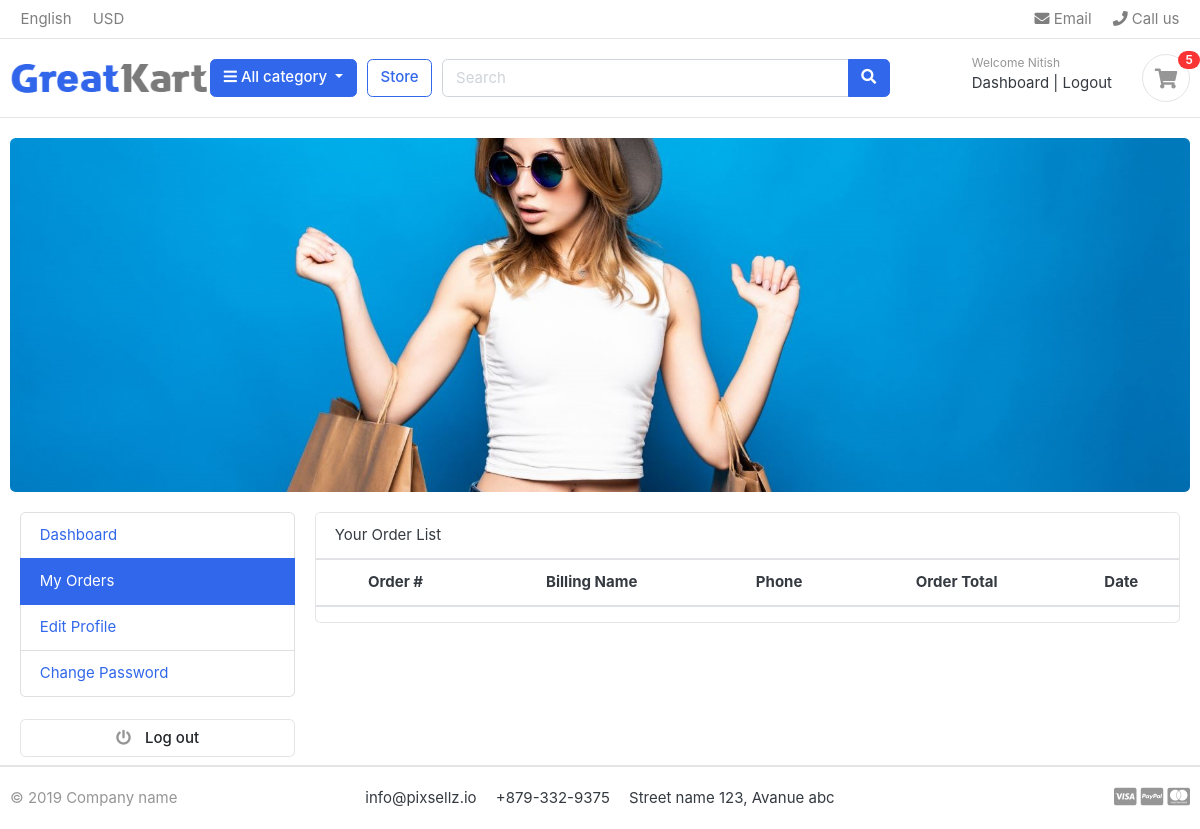
The page /accounts/my_orders (signed in) on the database as committed earlier.
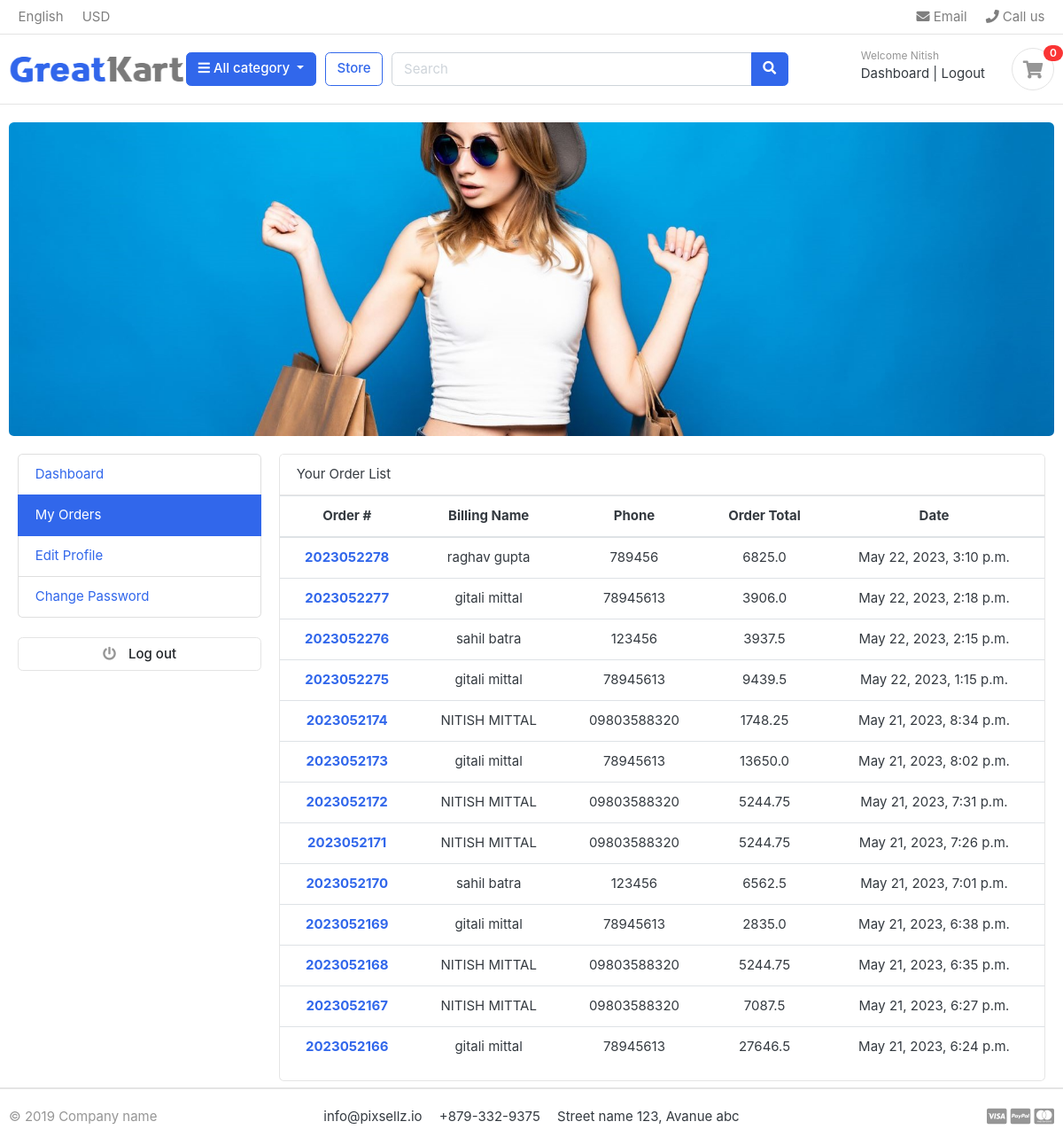
The same page on the database as committed later.
### accounts/models.py (models this page shows, shortened)
class Account(AbstractBaseUser):
    first_name = models.CharField(max_length=50)
    last_name = models.CharField(max_length=50)
    username = models.CharField(max_length=50 ,unique=True)
    email = models.EmailField(max_length=100 , unique=True)
    phone_number = models.CharField(max_length=50)
    date_joined = models.DateTimeField(auto_now_add=True)
    last_login = models.DateTimeField(auto_now_add=True)
    is_admin = models.BooleanField(default=False)
    is_staff = models.BooleanField(default=False)
    is_active = models.BooleanField(default=False)
    is_superadmin = models.BooleanField(default=False)
    USERNAME_FIELD = 'email'
    REQUIRED_FIELDS = ['username' , 'first_name' , 'last_name']
    objects = MyAccountManager()

### orders/models.py (models this page shows, shortened)
class Order(models.Model):
    STATUS =(
        ("New" , "New"),
        ("Accepted","Accepted"),
        ("Completed","Completed"),
        ("Cancelled" , "Cancelled"),
    )
    user = models.ForeignKey(Account , on_delete=models.CASCADE)
    payment = models.ForeignKey(Payment , on_delete=models.CASCADE ,blank=True , null=True)
    order_number = models.CharField(max_length=20)
    first_name = models.CharField(max_length=50)
    last_name = models.CharField(max_length=50)
    phone = models.CharField(max_length=15)
    email = models.EmailField(max_length = 50)
    address_line1 = models.CharField(max_length=100)
    address_line2 = models.CharField(max_length=70 , blank=True)
    state = models.CharField(max_length=20)
    city = models.CharField(max_length=30)
    zip = models.CharField(max_length=10 , null=True)
    order_total = models.FloatField()
    tax = models.FloatField()
    status = models.CharField(max_length=10 ,choices=STATUS , default="NEW")
    ip = models.CharField(blank= True , max_length = 20)
    is_ordered = models.BooleanField(default=False)
    created_at = models.DateTimeField(auto_now_add=True)
    updated_at = models.DateTimeField(auto_now=True)
    def full_name(self):
        return f'{self.first_name} {self.last_name}'

### accounts/views.py (the view)
# urls.py: path('my_orders' , views.my_orders , name = "my_orders" ),
def my_orders(request):
    orders = Order.objects.filter(user= request.user , is_ordered = True).order_by('-created_at')
    context={
        'orders':orders
    }
    return render(request , 'accounts/my_orders.html' , context)

### cart/context_processors.py (called while the page is built)
def counter(request):
    cart_count =0
    if 'admin' in request.path:
        return {
        }
    else:
        try:
            cart = Cart.objects.filter(cart_id = _cart_id(request))
            if request.user.is_authenticated:
                cart_items = CartItem.objects.filter(user = request.user)
            else:
                cart_items = CartItem.objects.all().filter(cart = cart[:1] )
            for cart in cart_items:
                cart_count += cart.quantity
        except:
            cart_count = 0
    return dict(cart_count=cart_count)

### cart/views.py (called while the page is built)
def _cart_id(request):
    cart = request.session.session_key
    if not cart:
        cart =request.session.create()
    return cart

### category/context_processors.py (called while the page is built)
def menu_links(request):
    links = Category.objects.all()
    return dict(links=links)

### category/models.py (called while the page is built)
    def get_url(self):
        return reverse('product_by_category' , args=[self.slug])

### ludhianaKoti/templates/accounts/my_orders.html
{% extends 'base.html' %}
{% block content %}
<div class = "container mb-2">
    <div class="row">
        {% include "accounts/dashboard_sidebar.html" %}
        <div class="col-md-9">
            <div class='card'>
                <div class="card-header"> Your Order List </div>
                    <table class="table table-hover text-center">
                        <thead>
                            <tr>
                                <th scope="col">Order #</th>
                                <th scope="col">Billing Name</th>
                                <th scope="col">Phone</th>
                                <th scope="col">Order Total</th>
                                <th scope="col">Date</th>
                            </tr>
                        </thead>
                        <tbody>
                            {% for order in orders %}
                            <tr>
                                <th scope="row"><a href="{% url 'order_detail' order.order_number %}">{{order.order_number}}</a></th>
                                <td>{{order.full_name}}</td>
                                <td>{{order.phone}}</td>
                                <td>{{order.order_total}}</td>
                                <td>{{order.updated_at}}</td>
                            </tr>
                            {%endfor%}
                        </tbody>
                    </table>
            </div>
        </div>
    </div>
    </div>
    {% endblock %}

### ludhianaKoti/templates/base.html (shortened to what this page needs)
{% load static %}
<!DOCTYPE HTML>
<html lang="en">
<head>
<link href="{% static 'css/bootstrap.css' %}" rel="stylesheet" type="text/css"/>
<link href="{% static 'fonts/fontawesome/css/all.min.css' %}" type="text/css" rel="stylesheet">
<link href="{% static 'css/ui.css' %}" rel="stylesheet" type="text/css"/>
<link href="{% static 'css/responsive.css' %}" rel="stylesheet" media="only screen and (max-width: 1200px)" />
</head>
<body>
{% include 'includes/navbar.html' %}
<div class="container">
{% block content %}{% endblock %}
</div>
{% include 'includes/footer.html'%}

### ludhianaKoti/templates/includes/navbar.html (shortened to what this page needs)
{% load static %}
<header class="section-header">
    <nav class="navbar p-md-0 navbar-expand-sm navbar-light border-bottom">
    <div class="container">
      <div class="collapse navbar-collapse" id="navbarTop4">
        <ul class="navbar-nav mr-auto">
            <li class="nav-item dropdown">
                 <a href="#" class="nav-link">   English </a>
            </li>
            <li class="nav-item dropdown">
                <a href="#" class="nav-link"> USD </a>
            </li>
        </ul>
        <ul class="navbar-nav">
            <li><a href="#" class="nav-link"> <i class="fa fa-envelope"></i> Email </a></li>
            <li><a href="#" class="nav-link"> <i class="fa fa-phone"></i> Call us </a></li>
        </ul>
      </div>
    </div>
    </nav>
    <section class="header-main border-bottom">
        <div class="container">
    <div class="row align-items-center">
        <div class="col-lg-2 col-md-3 col-6">
            <a href="{% url 'home' %}" class="brand-wrap">
                <img width = 200px height = 150px class="logo" src="{% static './images/logo.png' %}">
            </a>
        </div>
        <div class="col-lg col-sm col-md col-6 flex-grow-0">
            <div class="category-wrap dropdown d-inline-block float-right">
                <button type="button" class="btn btn-primary dropdown-toggle" data-toggle="dropdown">
                    <i class="fa fa-bars"></i> All category
                </button>
            </div>
        </div>
        <a href="{% url 'store' %}" class="btn btn-outline-primary">Store</a>
        <div class="col-lg  col-md-6 col-sm-12 col">
            <form action="{% url 'search' %}" class="search" method="GET">
                <div class="input-group w-100">
                    <input type="text" class="form-control" style="width:60%;" placeholder="Search" name="keyword">
                    <div class="input-group-append">
                      <button class="btn btn-primary" type="submit">
                        <i class="fa fa-search"></i>
                      </button>
                    </div>
                </div>
            </form>
        </div>
        <div class="col-lg-3 col-sm-6 col-8 order-2 order-lg-3">
                    <div class="d-flex justify-content-end mb-3 mb-lg-0">
                        {% if user.id == None %}
                        <div class="widget-header">
                            <small class="title text-muted">Welcome guest!</small>
                            <div>
                                <a href="{% url 'login' 65 %}">Sign in</a> <span class="dark-transp"> | </span>
                                <a href="{% url 'register' %}"> Register</a>
                            </div>
                        {% else %}
                            <div class="widget-header">
                                <small class="title text-muted">Welcome {{user.first_name|capfirst}}</small>
                            <div>
                                <a href="{% url 'dashboard' %}">Dashboard</a> <span class="dark-transp"> | </span>
                                <a href="{% url 'logout' %}">Logout</a>
                            </div>
                        {% endif %}
                        </div>
                        <a href="{% url 'cart' %}" class="widget-header pl-3 ml-3">
                            <div class="icon icon-sm rounded-circle border "><i class="fa fa-shopping-cart"></i></div>
                            <span class="badge badge-pill badge-danger notify">{{cart_count}}</span>
                        </a>
                    </div>
                </div>
    </div>
        </div>
    </section>
    </header>
    <section class="section-intro padding-y-sm">
    <div class="container">
    <div class="intro-banner-wrap">
        <img  src="{% static 'images/banners/cover.jpg' %}" class="img-fluid rounded">
    </div>
    </div>
    </section>

### ludhianaKoti/templates/accounts/dashboard_sidebar.html
<aside class="col-md-3">
    <ul class="list-group ">
        <a class="list-group-item  {% if '/accounts/dashboard' in request.path %} active {% endif %}" href="{% url 'dashboard' %}"> Dashboard </a>
        <a class="list-group-item  {% if '/accounts/my_orders' in request.path %} active {% endif %}" href="{% url 'my_orders' %}"> My Orders </a>
        <a class="list-group-item  {% if '/accounts/edit_profile' in request.path %} active {% endif %}" href="{% url 'edit_profile' %}"> Edit Profile </a>
        <a class="list-group-item {% if '/accounts/change_password' in request.path %} active {% endif %}" href="{% url 'change_password' %}">Change Password </a>
    </ul>
    <br>
    <a class="btn btn-light btn-block" href="#"> <i class="fa fa-power-off"></i> <span class="text">Log out</span>
    </a>
</aside>

### ludhianaKoti/templates/includes/footer.html
<footer class="section-footer border-top">
	<div class="container">
		<section class="footer-bottom border-top row">
			<div class="col-md-2">
				<p class="text-muted"> &copy 2019 Company name </p>
			</div>
			<div class="col-md-8 text-md-center">
				<span  class="px-2">info@pixsellz.io</span>
				<span  class="px-2">+879-332-9375</span>
				<span  class="px-2">Street name 123, Avanue abc</span>
			</div>
			<div class="col-md-2 text-md-right text-muted">
				<i class="fab fa-lg fa-cc-visa"></i>
				<i class="fab fa-lg fa-cc-paypal"></i>
				<i class="fab fa-lg fa-cc-mastercard"></i>
			</div>
		</section>
	</div>
</footer>

### static/css/ui.css (style rules this page uses)
html { font-family: "Inter", sans-serif; font-size: 15px; }
.icon-xs, .icon-sm, .icon-md, .icon-lg { display: inline-block; text-align: center; flex-shrink: 0; flex-grow: 0; }
.icon-sm { width: 48px; height: 48px; line-height: 48px !important; font-size: 20px; }
.padding-y-sm { padding-top: 20px; padding-bottom: 20px; }
p:last-child { margin-bottom: 0; }
.header-main { position: relative; padding-top: 1rem; padding-bottom: 1rem; }
.brand-wrap .logo, .navbar-brand .logo { margin-right: 7px; max-height: 42px; display: inline-block; }
.widget-header { display: inline-block; vertical-align: middle; position: relative; }
.widget-header a { color: #343a40; }
.widget-header i { color: #969696; }
.widget-header .title { display: block; }
.widget-header .notify { position: absolute; top: -3px; right: -10px; }
.footer-bottom { padding-top: 20px; padding-bottom: 20px; }
.btn-light { background-color: #fff; border-color: #e4e4e4; }
.btn-light i { color: #969696; }
.btn i + .text { margin-left: 10px; }
.notify { position: absolute; top: -4px; right: -10px; display: inline-block; padding: 0.25em 0.6em; font-size: 12px; line-height: 1; text-align: center; border-radius: 3rem; color: #fff; background-color: #fa3434; }

Rows that differ between the two databases and show on the page:
added Order: order_number "2023052278", full_name "raghav gupta", phone "789456", order_total "6825.0", updated_at "May 22, 2023, 3:10 p.m."
added Order: order_number "2023052277", full_name "gitali mittal", phone "78945613", order_total "3906.0", updated_at "May 22, 2023, 2:18 p.m."
added Order: order_number "2023052276", full_name "sahil batra", phone "123456", order_total "3937.5", updated_at "May 22, 2023, 2:15 p.m."
added Order: order_number "2023052275", full_name "gitali mittal", phone "78945613", order_total "9439.5", updated_at "May 22, 2023, 1:15 p.m."
added Order: order_number "2023052174", full_name "NITISH MITTAL", phone "09803588320", order_total "1748.25", updated_at "May 21, 2023, 8:34 p.m."
added Order: order_number "2023052173", full_name "gitali mittal", phone "78945613", order_total "13650.0", updated_at "May 21, 2023, 8:02 p.m."
added Order: order_number "2023052172", full_name "NITISH MITTAL", phone "09803588320", order_total "5244.75", updated_at "May 21, 2023, 7:31 p.m."
added Order: order_number "2023052171", full_name "NITISH MITTAL", phone "09803588320", order_total "5244.75", updated_at "May 21, 2023, 7:26 p.m."
added Order: order_number "2023052170", full_name "sahil batra", phone "123456", order_total "6562.5", updated_at "May 21, 2023, 7:01 p.m."
added Order: order_number "2023052169", full_name "gitali mittal", phone "78945613", order_total "2835.0", updated_at "May 21, 2023, 6:38 p.m."
added Order: order_number "2023052168", full_name "NITISH MITTAL", phone "09803588320", order_total "5244.75", updated_at "May 21, 2023, 6:35 p.m."
added Order: order_number "2023052167", full_name "NITISH MITTAL", phone "09803588320", order_total "7087.5", updated_at "May 21, 2023, 6:27 p.m."
added Order: order_number "2023052166", full_name "gitali mittal", phone "78945613", order_total "27646.5", updated_at "May 21, 2023, 6:24 p.m."
Other text that changed with them:
{{ cart_count }}: "5" → "0"
